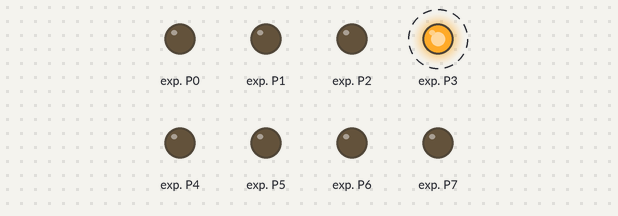
A program run on a simulated Raspberry Pi (BCM pin numbers). On the bench: output pins drawn as LEDs (lit = HIGH). Dashed ring = blinking. What the program prints to the terminal is not drawn.

Above: at 0.5 s.
Timing chart, 0 to 4.6 s (numbered marks = the images above):
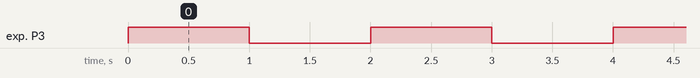

The program:

PCF8574.py
```python
########################################################################
# Filename    : PCF8574.py
# Description : PCF8574 as Raspberry GPIO
# Author      : freenove
# modification: 2018/08/03
########################################################################
import smbus
import time


class PCF8574_I2C(object):
    OUPUT = 0
    INPUT = 1

    def __init__(self,address):
        # Note you need to change the bus number to 0 if running on a revision 1 Raspberry Pi.

        self.bus = smbus.SMBus(1)
        self.address = address
        self.currentValue = 0
        self.writeByte(0)   #I2C test.

    def readByte(self):#Read PCF8574 all port of the data
        #value = self.bus.read_byte(self.address)
        return self.currentValue#value

    def writeByte(self,value):#Write data to PCF8574 port
        self.currentValue = value
        self.bus.write_byte(self.address,value)

    def digitalRead(self,pin):#Read PCF8574 one port of the data
        value = readByte()
        return (value&(1<<pin)==(1<<pin)) and 1 or 0

    def digitalWrite(self,pin,newvalue):#Write data to PCF8574 one port
        value = self.currentValue #bus.read_byte(address)
        if(newvalue == 1):
            value |= (1<<pin)
        elif (newvalue == 0):
            value &= ~(1<<pin)
        self.writeByte(value)

def loop():
    mcp = PCF8574_I2C(0x27)
    while True:
        #mcp.writeByte(0xff)
        mcp.digitalWrite(3,1)
        print ('Is 0xff? %x'%(mcp.readByte()))
        time.sleep(1)
        mcp.writeByte(0x00)
        #mcp.digitalWrite(7,1)
        print ('Is 0x00? %x'%(mcp.readByte()))
        time.sleep(1)

class PCF8574_GPIO(object):#Standardization function interface

    OUT = 0
    IN = 1
    BCM = 0
    BOARD = 0

    def __init__(self,address):
        # print(address)
        self.chip = PCF8574_I2C(address)
        self.address = address

    def setmode(self,mode):#PCF8574 port belongs to two-way IO, do not need to set the input and output model
        pass

    def setup(self,pin,mode):
        pass

    def input(self,pin):#Read PCF8574 one port of the data
        return self.chip.digitalRead(pin)

    def output(self,pin,value):#Write data to PCF8574 one port
        self.chip.digitalWrite(pin,value)

def destroy():
    bus.close()

if __name__ == '__main__':
    print ('Program is starting ... ')
    try:
        loop()
    except KeyboardInterrupt:
        destroy()
```

Measured:
- by itself, exp. P3: alternates HIGH for 1.0 s and LOW for 1.0 s
